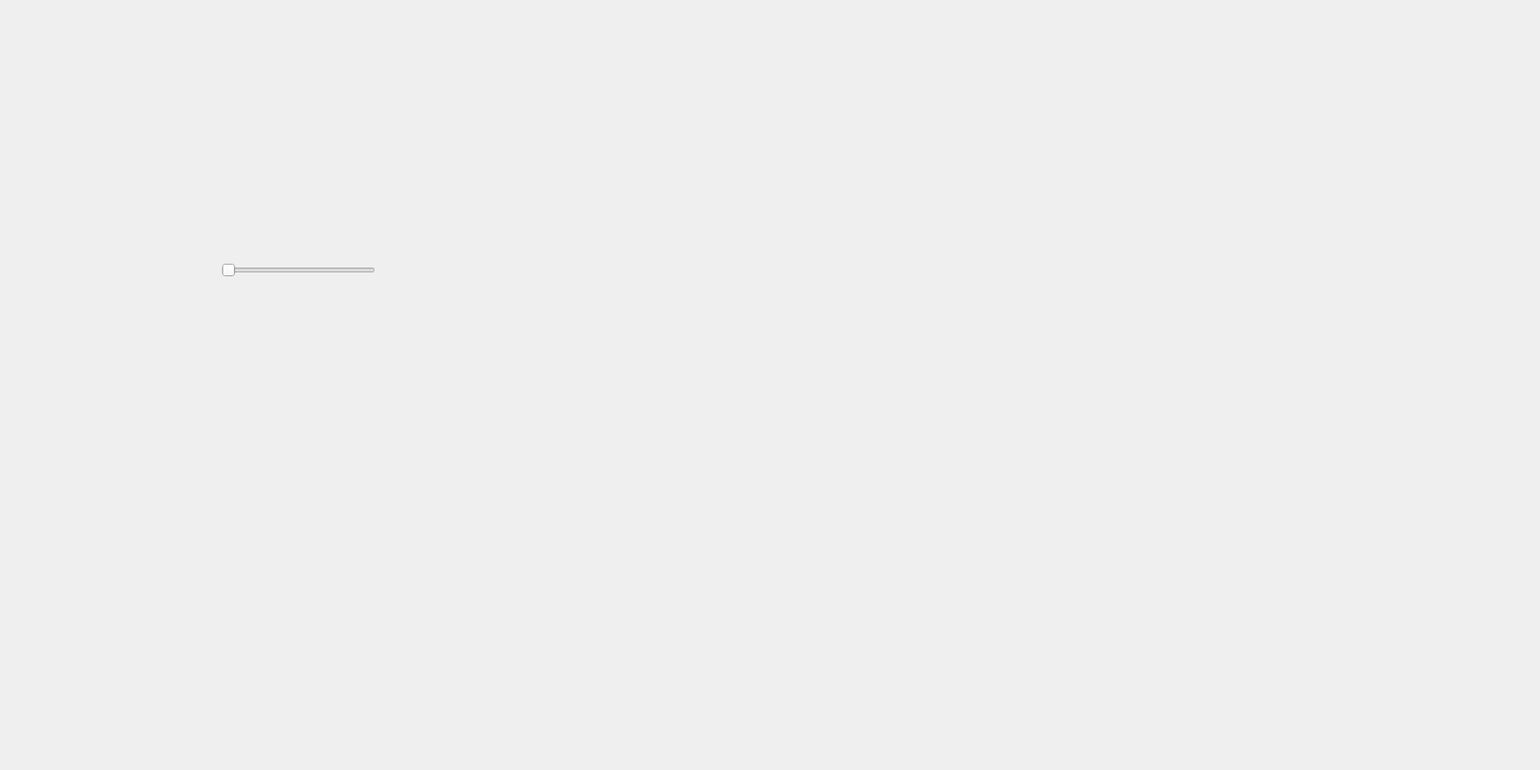
<?xml version="1.0" encoding="UTF-8"?>
<ui version="4.0">
 <class>Widget</class>
 <widget class="QWidget" name="Widget">
  <property name="geometry">
   <rect>
    <x>0</x>
    <y>0</y>
    <width>1600</width>
    <height>800</height>
   </rect>
  </property>
  <property name="windowTitle">
   <string>Widget</string>
  </property>
  <widget class="QSlider" name="horizontalSlider">
   <property name="geometry">
    <rect>
     <x>230</x>
     <y>270</y>
     <width>160</width>
     <height>22</height>
    </rect>
   </property>
   <property name="orientation">
    <enum>Qt::Horizontal</enum>
   </property>
  </widget>
 </widget>
 <layoutdefault spacing="6" margin="11"/>
 <resources/>
 <connections/>
</ui>
